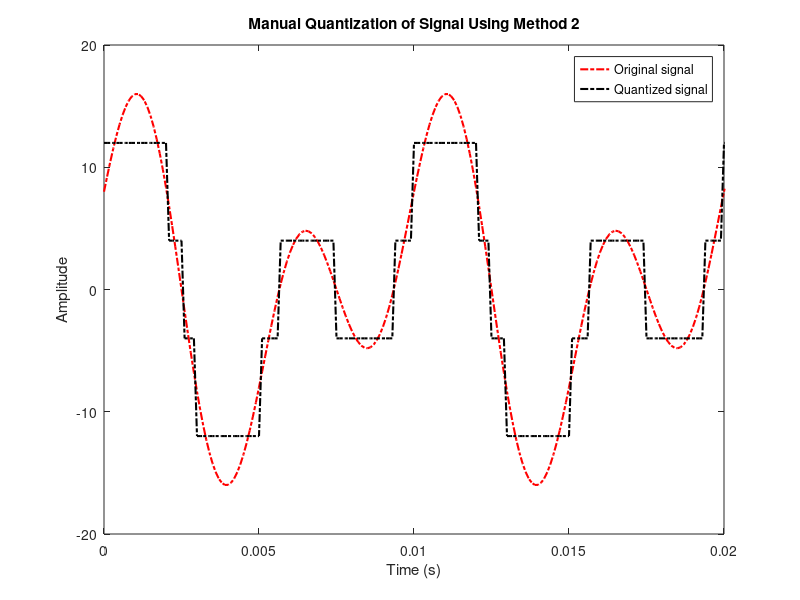

The MATLAB script that drew this image:
%ID: 19-41468-3
A = 1;
B = 9;
C = 4;
D = 1;
E = 4;
F = 6;
G = 8;
H = 3;

a1 = H+5; %a1 = 8
a2 = H+7; %a2 = 10
f1 = (D+E+5)*10; %f1 = 100
f2 = (E+F+10)*10; %f2 = 200

fs = 10000;
t = 0:1/fs:1;

x = (a1*cos(2*pi*f1*t)) + (a2*sin(2*pi*f2*t));

L = 12- 2^H; %L = 4
Am = (max(x)-min(x))/2;

Nsamples = length(x);
quantised_out = zeros(1,Nsamples);
del = (2*Am)/L;
Llow = -Am+del/2;
Lhigh = Am-del/2;

for i=Llow:del:Lhigh
    for j=1:Nsamples
        if(((i-del/2)<=x(j))&&(x(j)<=(i+del/2)))
            quantised_out(j)=i;
        end
    end
end

plot(t,x,'r-.', 'linewidth',1.5);
hold on;
plot(t,quantised_out,'k-.', 'linewidth',1.5);
axis([0 0.02 -20 20]);

title('Manual Quantization of Signal Using Method 2');
legend('Original signal','Quantized signal');
xlabel('Time (s)');
ylabel('Amplitude');